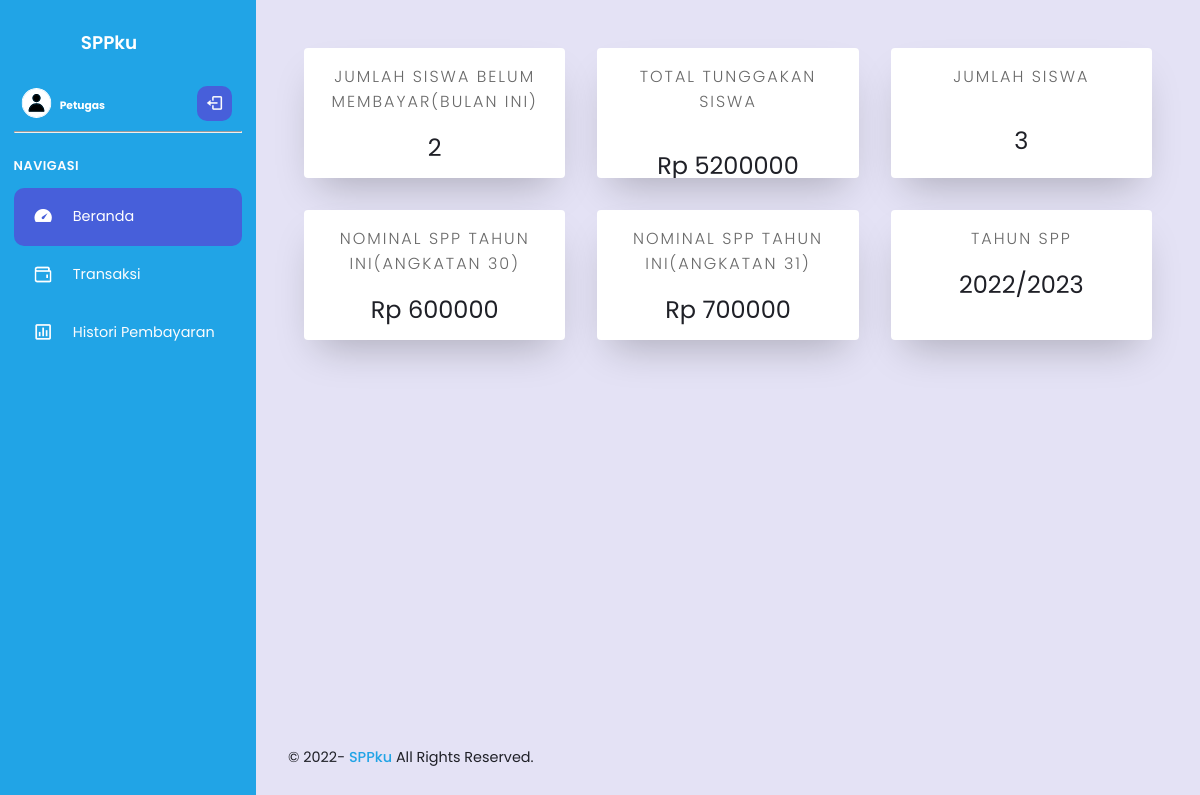
The app's page /petugas/home.php (signed in) with its own data.
### tables this page shows
CREATE TABLE `spp` (
  `id_spp` int(11) NOT NULL,
  `id_angkatan` int(11) NOT NULL,
  `tahun` varchar(20) NOT NULL,
  `nominal` int(11) NOT NULL
);

CREATE TABLE `angkatan` (
  `id_angkatan` int(11) NOT NULL,
  `nama_angkatan` varchar(255) NOT NULL,
  `tahun_masuk` varchar(255) NOT NULL
);

### petugas/home.php (the view, shortened to what this page needs)
<?php
if ($_SESSION['status_login']==false) {
  header('location: ../login/loginadmin.php');
}else{
?>
<!DOCTYPE html>
<html lang="en">
<head>
  <link rel="stylesheet" href="style.css?<?php echo time(); ?>">
  <link href='https://unpkg.com/boxicons@2.0.9/css/boxicons.min.css' rel='stylesheet'>
</head>
<body>
<nav>
    <div class="sidebar-top">
      <h3 class="hide">SPPku</h3>
    </div>
    <div class="sidebar-footer">
      <div class="admin-user tooltip-element" data-tooltip="1">
        <div class="admin-profile hide">
          <img src="gambar/Profile4.svg" alt="" width="30" height="30">
          <div class="admin-info">
            <h6>Petugas</h6>
          </div>
        </div>
        <a href="logout.php" class="log-out">
          <i class='bx bx-log-out ' ></i>
        </a>
      </div>
      <hr>
    </div>
    <div class="sidebar-links">
    <h4 class="hide">Navigasi</h4>
      <ul>
      <div class="active-tab">
      <li class="tooltip-element" data-tooltip="1">
          <a href="index.php" class="active"data-active="1">
            <div class="icon">
              <i class='bx bxs-tachometer'></i>
            </div>
            <span class="link hide">Beranda</span>
          </a>
        </li>
</div>
<li class="tooltip-element" data-tooltip="0">
          <a href="transaksi.php" data-active="4">
            <div class="icon">
            <img style="width:1.3rem; margin-left:19px;"/>
            </div>
            <span class="link hide">Transaksi</span>
          </a>
        </li>
        <li class="tooltip-element" data-tooltip="3">
          <a href="histori.php"  data-active="3">
            <div class="icon">
              <i class='bx bx-bar-chart-square'></i>
            </div>
            <span class="link hide">Histori Pembayaran</span>
          </a>
        </li>
      </ul>
    </div>
  </nav>
<?php
include "koneksi.php";
$sql=mysqli_query($conn, "select count(NISN) from pembayaran
where
keterangan like 'belum lunas'
and month(jatuh_tempo) = month(now())");
$eks=mysqli_fetch_array($sql);
$juml=$eks['count(NISN)'];
if($juml==0){
  $j="Semua siswa sudah membayar";
}elseif($juml>0){
  $j=$eks['count(NISN)'];
}
$tahun=date('Y');
$bulan=date('m');
$que=mysqli_query($conn, "select sum(a.nominal) from spp a
join pembayaran b using(id_spp)
where
keterangan like 'belum lunas'
and month(b.jatuh_tempo) <= $bulan and year(b.jatuh_tempo)=$tahun");
$excu=mysqli_fetch_array($que);
$jumlah=$excu['sum(a.nominal)'];
if($jumlah==0){
  $p="Tidak ada Tunggakan";
}elseif($jumlah>0){
  $p=$excu['sum(a.nominal)'];
}
$my=mysqli_query($conn, "select count(NISN) from siswa");
$ex=mysqli_fetch_array($my);
$banyak=$ex['count(NISN)'];
if($banyak==0){
  $l="Tidak ada Siswa";
}elseif($juml>0){
  $l=$ex['count(NISN)'];
}
$now=date('Y');
$date = date('Y', strtotime("+1 Year", strtotime("Y")));
$query=mysqli_query($conn, "select * from spp a join angkatan b using(id_angkatan) where tahun like'$now/$date'");
?>
  <main>
<ul class="cards">
  <li class="cards__item">
    <div class="card">
      <div class="card__content">
        <div class="card__title">Jumlah siswa belum membayar(bulan ini)</div>
        <p class="card__text"><?php echo $j?></p>
      </div>
    </div>
  </li>
  <li class="cards__item">
    <div class="card">
      <div class="card__content">
        <div class="card__title">Total Tunggakan Siswa</div>
        <p class="card__text2"><?php echo "Rp ".$p?></p>
      </div>
    </div>
  </li>
  <li class="cards__item">
    <div class="card">
      <div class="card__content">
        <div class="card__title">Jumlah siswa</div>
        <p class="card__text2"><?php echo  $l?></p>
      </div>
    </div>
  </li>
  <?php
  while($arr=mysqli_fetch_array($query)){
    $h=$arr['nominal'];
    $nama=$arr['nama_angkatan'];
    ?>
  <li class="cards__item">
    <div class="card">
      <div class="card__content">
        <div class="card__title">Nominal SPP tahun ini(angkatan <?= $nama?>)</div>
        <p class="card__text"><?php echo "Rp ". $h?></p>
      </div>
    </div>
  </li>
  <?php
  }
  ?>
  <li class="cards__item">
    <div class="card">
      <div class="card__content">
        <div class="card__title">Tahun SPP</div>
        <p class="card__text"><?php echo "$now/$date"?></p>
      </div>
    </div>
  </li>
</ul>
<p class="copyright">
      &copy; <?=date('Y')?>- <span>SPPku</span> All Rights Reserved.
    </p>
  </main>
    </body>
    </html>
          <?php
}
          ?>

### petugas/style.css (style rules this page uses)
*, *::before, *::after { padding: 0; margin: 0; box-sizing: border-box; }
:root { --main-color: #21a4e6; --main-color-dark: #475fda; --main-color-light: #5872f5; --text-color: #fcfcfd; }
body { font-family: "Poppins", sans-serif; overflow-x: hidden; background-color: #e4e2f5; min-height: 100vh; display: flex; position: relative; }
a { text-decoration: none; }
ul { list-style: none; }
nav { position: sticky; top: 0; left: 0; height: 100vh; background-color: var(--main-color); width: 16rem; padding: 1.8rem 0.85rem; color: #fff; display: flex; flex-direction: column; transition: width 0.5s ease-in-out; }
nav::before { content: ""; position: absolute; width: 2rem; height: 100%; top: 0; left: 100%; }
main { flex: 1; padding: 2rem; color: #1f2027; display: flex; flex-direction: column; }
main .copyright { margin-top: auto; font-size: 0.9rem; }
main .copyright span { color: var(--main-color); font-weight: 500; cursor: pointer; }
.sidebar-top { position: relative; display: flex; align-items: center; }
.sidebar-top h3 { padding-left: 0.5rem; font-weight: 600; font-size: 1.15rem; }
.sidebar-links ul { position: relative; margin-top: 0; }
.sidebar-links li { position: relative; padding: 2.5px 0; }
.sidebar-links a { color: var(--text-color); font-weight: 400; font-size: 0.9rem; display: flex; align-items: center; height: 53px; }
.icon { font-size: 1.3rem; text-align: center; min-width: 3.7rem; display: grid; grid-template-columns: 1fr; grid-template-rows: 1fr; }
.icon i { grid-column: 1 / 2; grid-row: 1 / 2; transition: 0.3s; }
.icon i:last-child { opacity: 0; color: #fff; }
.sidebar-links a.active, .sidebar-links a:hover { color: #fff; }
.sidebar-links a .link { transition: opacity 0.3s 0.2s, color 0.3s; }
.sidebar-links a.active i:last-child { opacity: 1; }
.active-tab { width: 100%; background-color: var(--main-color-dark); border-radius: 10px; transition: top 0.3s; }
.sidebar-links h4 { position: relative; font-size: 0.8rem; text-transform: uppercase; font-weight: 600; padding: 0 ; color: var(--text-color); letter-spacing: 0.5px; height: 45px; line-height: 45px; transition: opacity 0.3s 0.2s, height 0.5s 0s; }
.sidebar-footer { position: relative; margin-top: 0; margin-left: 0; }
.sidebar-footer hr { margin-top: 10px; color: #fff; height: 2px; margin-bottom: 10px; }
.admin-user { display: flex; align-items: center; margin-left: 0; margin-top: 30px; }
.admin-profile { white-space: nowrap; max-width: 100%; transition: opacity 0.3s 0.2s, max-width 0.7s 0s ease-in-out; display: flex; align-items: center; flex: 1; overflow: hidden; margin-right: 10px; }
.admin-user img { width: 2.9rem; border-radius: 50%; margin: 0 0.4rem; }
.admin-info { width: 100%; }
.log-out { display: flex; height: 35px; width: 35px; background-color: var(--main-color-dark); color: var(--text-color); align-items: center; justify-content: center; font-size: 1.15rem; border-radius: 10px; margin: 0 0.65rem; transition: color 0.3s; }
.hide { transition: opacity 0.3s 0.2s; }
*, *::before, *::after { box-sizing: border-box; }
.cards { display: flex; flex-wrap: wrap; list-style: none; margin: 0; padding: 0; justify-content: center; align-items: center; }
.cards__item { display: flex; padding: 1rem; }
@media (min-width: 40rem) { .cards__item { width: 50%; } }
@media (min-width: 56rem) { .cards__item { width: 33.3333%; } }
.card { background-color: white; border-radius: 0.25rem; box-shadow: 0 20px 40px -14px rgba(0,0,0,0.25); display: flex; flex-direction: column; overflow: hidden; height: 130px; width: 20rem; }
.card__content { display: flex; flex: 1 1 auto; flex-direction: column; padding: 1rem; }
.card__title { color: #696969; font-size: 1rem; font-weight: 300; letter-spacing: 2px; text-transform: uppercase; text-align: center; }
.card__text { flex: 1 1 auto; font-size: 0.875rem; padding-top: 1rem; font-size: 1.5rem; text-align: center; }
.card__text2 { flex: 1 1 auto; font-size: 0.875rem; padding-top: 2.1rem; font-size: 1.5rem; text-align: center; }

### records on screen
spp: id_angkatan.nama_angkatan "30", nominal "600000"
spp: id_angkatan.nama_angkatan "31", nominal "700000"

### other values on screen
$j "2"
$p "5200000"
$l "3"
$date "2023"
